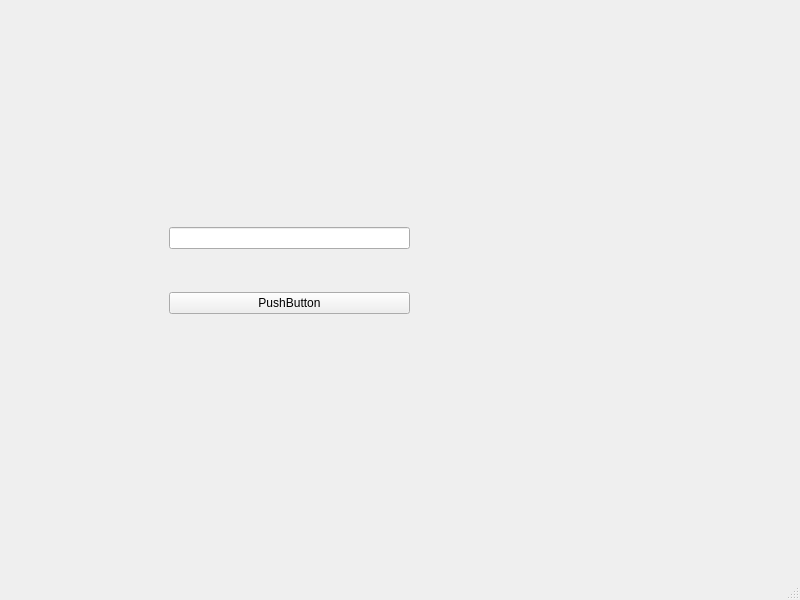
<?xml version="1.0" encoding="UTF-8"?>
<ui version="4.0">
 <class>MainWindow</class>
 <widget class="QMainWindow" name="MainWindow">
  <property name="geometry">
   <rect>
    <x>0</x>
    <y>0</y>
    <width>800</width>
    <height>600</height>
   </rect>
  </property>
  <property name="windowTitle">
   <string>MainWindow</string>
  </property>
  <widget class="QWidget" name="centralwidget">
   <widget class="QWidget" name="verticalLayoutWidget">
    <property name="geometry">
     <rect>
      <x>169</x>
      <y>190</y>
      <width>241</width>
      <height>161</height>
     </rect>
    </property>
    <layout class="QVBoxLayout" name="verticalLayout">
     <item>
      <widget class="QLineEdit" name="lineEdit"/>
     </item>
     <item>
      <widget class="QPushButton" name="pushButton">
       <property name="text">
        <string>PushButton</string>
       </property>
      </widget>
     </item>
    </layout>
   </widget>
  </widget>
  <widget class="QMenuBar" name="menubar">
   <property name="geometry">
    <rect>
     <x>0</x>
     <y>0</y>
     <width>800</width>
     <height>33</height>
    </rect>
   </property>
  </widget>
  <widget class="QStatusBar" name="statusbar"/>
 </widget>
 <resources/>
 <connections/>
</ui>
